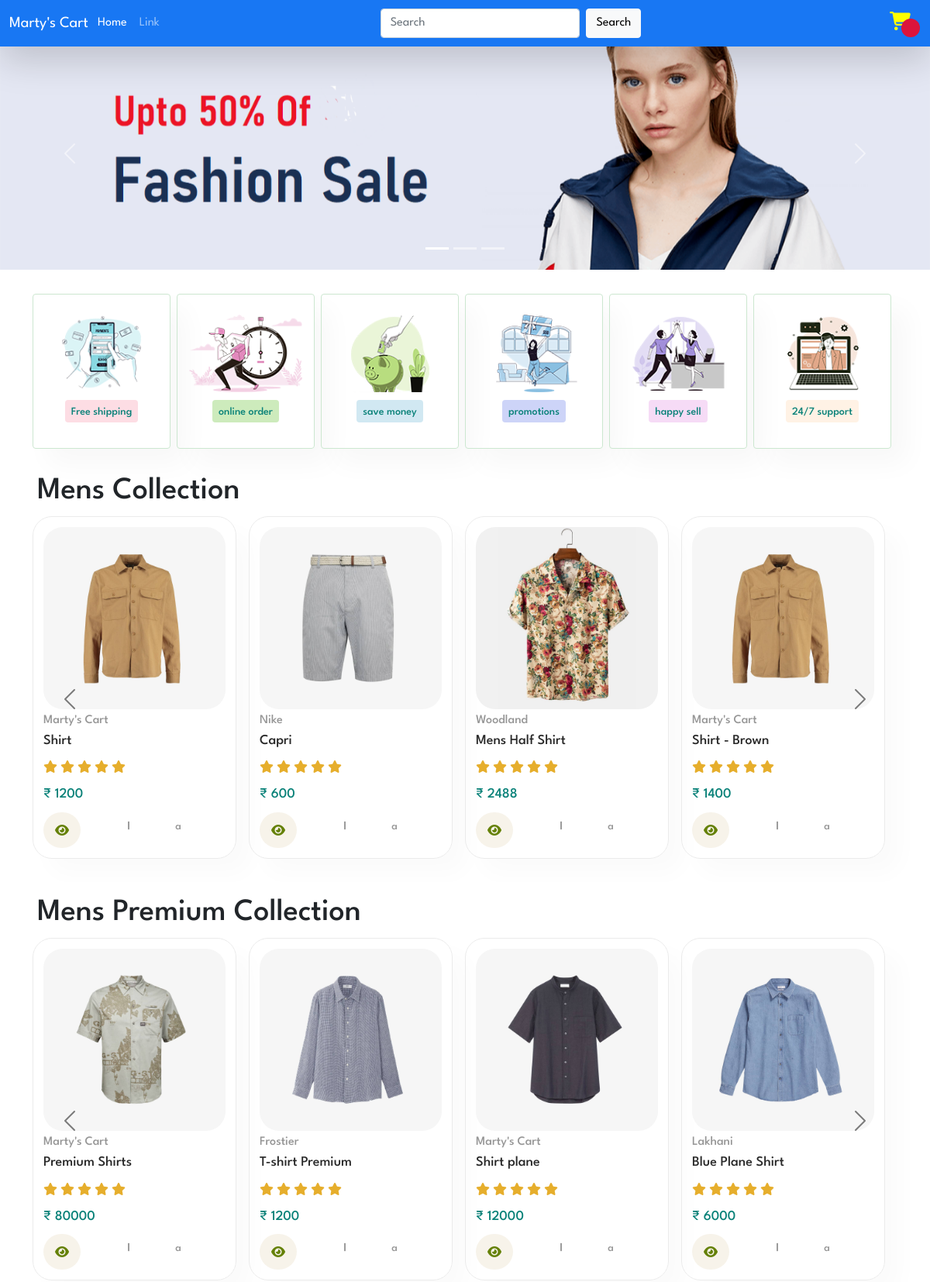
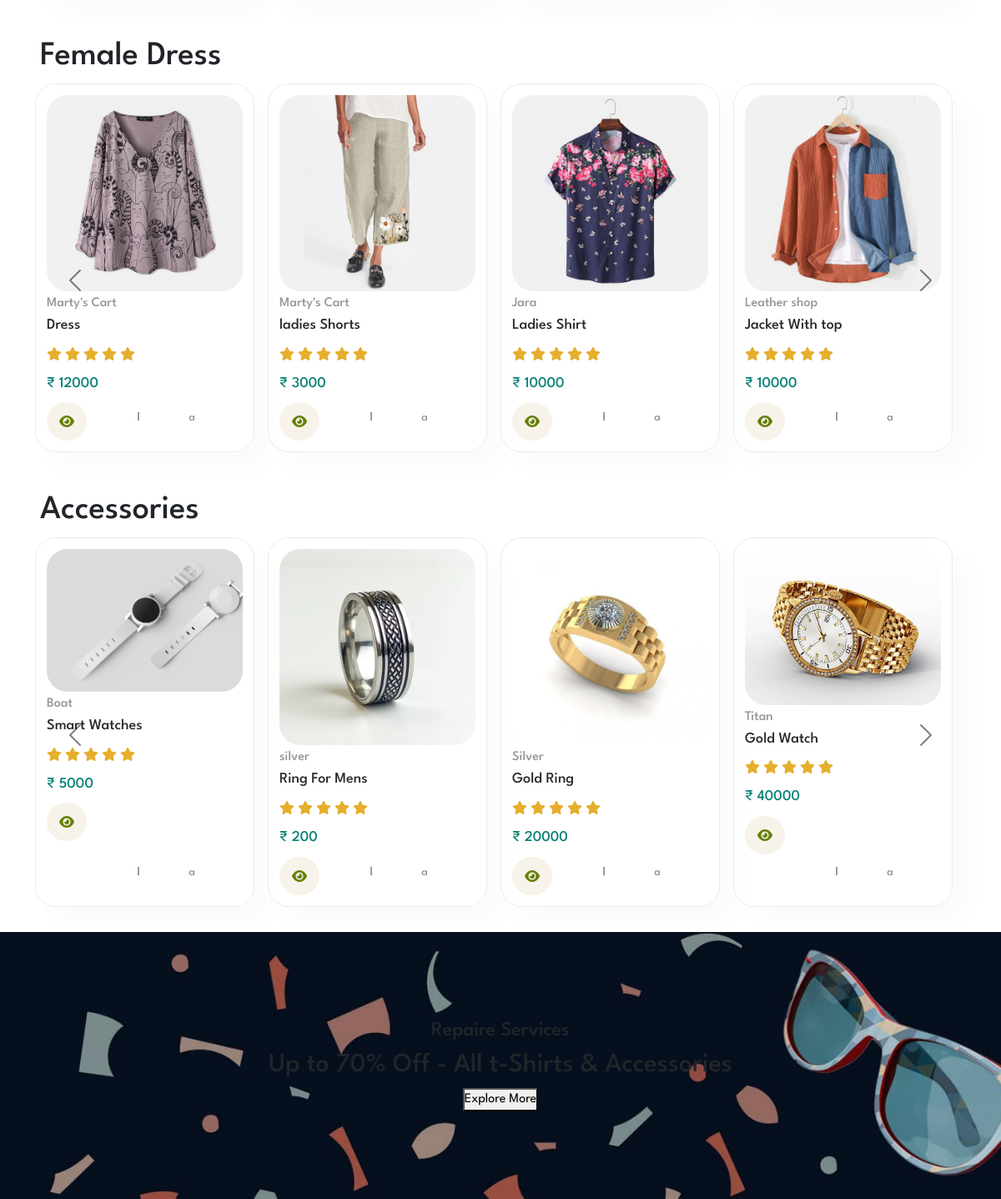
The page / on the database its author committed (2 pictures, top to bottom).
### shop/models.py (models this page shows, shortened)
class Product(models.Model):
    product_id = models.AutoField
    Product_name = models.CharField(max_length=150)
    category = models.CharField(max_length=50, default="")
    sub_category = models.CharField(max_length=50)
    Brand = models.CharField(max_length=50, default="Marty's Cart")
    price = models.IntegerField()
    desc = models.TextField()
    image = models.ImageField(upload_to="shop/images")
    pub_date = models.DateField()

### shop/views.py (the view)
# urls.py: path("", views.index,name="shop"),
def index(request):
    allprods = []
    catprods = Product.objects.values("category")
    cats = {item['category'] for item in catprods}
    for cat in cats:
        prod = Product.objects.filter(category = cat)
        n = len(prod)
        nslides = n//4 + ceil(n/4 - (n//4))
        allprods.append([prod , range(1,nslides),nslides])
    params = {
        "allprods":allprods
    }
    return render(request, "index.html",params)

### templates/index.html (shortened to what this page needs)
{% extends 'base.html' %} {% block title %}Home{% endblock title %}
{% block body %}
<div id="myCarousel" class="carousel slide mt-5" data-bs-ride="carousel">
  <div class="carousel-indicators">
    <button
      type="button"
      data-bs-target="#myCarousel"
      data-bs-slide-to="0"
      class="active"
      aria-label="Slide 1"
      aria-current="true"
    ></button>
    <button
      type="button"
      data-bs-target="#myCarousel"
      data-bs-slide-to="1"
      aria-label="Slide 2"
      class=""
    ></button>
    <button
      type="button"
      data-bs-target="#myCarousel"
      data-bs-slide-to="2"
      aria-label="Slide 3"
      class=""
    ></button>
  </div>
  <div class="carousel-inner">
    <div class="carousel-item active">
      <img
        src="../static/images/hero5.png"
        height="300px"
        style="object-fit: cover"
        class="d-block w-100"
        alt="..."
      />
    </div>
  <button
    class="carousel-control-prev"
    type="button"
    data-bs-target="#myCarousel"
    data-bs-slide="prev"
  >
    <span class="carousel-control-prev-icon" aria-hidden="true"></span>
  </button>
  <button
    class="carousel-control-next"
    type="button"
    data-bs-target="#myCarousel"
    data-bs-slide="next"
  >
    <span class="carousel-control-next-icon" aria-hidden="true"></span>
  </button>
  </div>
</div>
<div class="container">
  <section id="features" class="section-p1 my-3">
    <div class="f-box me-2">
      <img src="../static/images/features/f1.png" alt="free shipping" />
      <h6>Free shipping</h6>
    </div>
    <div class="f-box me-2">
      <img src="../static/images/features/f2.png" alt="online order" />
      <h6>online order</h6>
    </div>
    <div class="f-box me-2">
      <img src="../static/images/features/f3.png" alt="save money" />
      <h6>save money</h6>
    </div>
    <div class="f-box me-2">
      <img src="../static/images/features/f4.png" alt="promotions" />
      <h6>promotions</h6>
    </div>
    <div class="f-box me-2">
      <img src="../static/images/features/f5.png" alt="happy sell" />
      <h6>happy sell</h6>
    </div>
    <div class="f-box me-2">
      <img src="../static/images/features/f6.png" alt="24/7 support" />
      <h6>24/7 support</h6>
    </div>
  </section>
</div>
{% for products,range,nslides in allprods %}
<h1 class="text-start ms-5 mt-3" style="text-transform: capitalize;">{{products.0.category}}</h1>
<div
  id="carouselExampleControls{{ forloop.counter }}"
  class="carousel carousel-dark slide"
  data-bs-ride="carousel"
>
  <div class="carousel-inner">
    <div class="carousel-item active">
      <div class="card-wrapper container-sm d-flex">
        {% for i in products %}
        <div class="product-cart">
          <div id="imgpr{{i.id}}">
          <img  src="/media/{{i.image}}" alt="product image" />
        </div>
          <span>{{i.Brand}}</span>
          <h4 id="namepr{{i.id}}">{{i.Product_name}}</h4>
          <div class="stars">
            <i class="fa-solid fa-star"></i>
            <i class="fa-solid fa-star"></i>
            <i class="fa-solid fa-star"></i>
            <i class="fa-solid fa-star"></i>
            <i class="fa-solid fa-star"></i>
          </div>
          <h4 class="price"> &#8377 {{i.price}}</h4>
          <div class="btns">
            <button class="button cart" id="pr{{product.id}}">
              <span>a</span>
              <div class="cart">
              </div>
          </button>
          <a  href="products/{{i.id}}" class="view" id="pr{{i.id}}" style="cursor: pointer;"><i class="fa-solid fa-eye"></i></a>
        </div>
        </div>
        {% if forloop.counter|divisibleby:4 and forloop.counter > 0 and not forloop.last %}
        </div>
      </div>
      <div class="carousel-item">
        <div class="card-wrapper container-sm d-flex justify-content-around">
        {% endif %}
        {% endfor %}
      </div>
      </div>
    </div>
    <button
    class="carousel-control-prev"
    type="button"
    data-bs-target="#carouselExampleControls{{ forloop.counter }}"
    data-bs-slide="prev"
  >
    <span class="carousel-control-prev-icon" aria-hidden="true"></span>
  </button>
  <button
    class="carousel-control-next"
    type="button"
    data-bs-target="#carouselExampleControls{{ forloop.counter }}"
    data-bs-slide="next"
  >
    <span class="carousel-control-next-icon" aria-hidden="true"></span>
  </button>
</div>
  {% endfor %}
  <section id="off-banner" class="section-m1">
    <h4>Repaire Services</h4>
    <h2>Up to 70% Off - All t-Shirts &amp; Accessories</h2>
    <button class="normal">Explore More</button>
  </section>
  {% endblock body %}

### templates/base.html (shortened to what this page needs)
<!DOCTYPE html>
<html lang="en">
  <head>
    <link
      href="https://cdn.jsdelivr.net/npm/bootstrap@5.0.2/dist/css/bootstrap.min.css"
      rel="stylesheet"
    />
    <link rel="stylesheet" href="../static/css/addtocart.css" />
    <link rel="stylesheet" href="../static/css/main.css" />
    <link rel="stylesheet" href="../static/css/styles.css" />
  </head>
  <body>
    <nav
      class="navbar navbar-expand-lg navbar-dark shadow-lg"
      style="
        background: #1877f3;
        position: fixed;
        top: 0;
        left: 0;
        z-index: 11;
        width: 100%;
      "
    >
      <div class="container-fluid">
        <a class="navbar-brand" href="/">Marty's Cart</a>
        <div class="collapse navbar-collapse row" id="navbarSupportedContent">
          <ul class="navbar-nav me-auto mb-2 mb-lg-0 col-4">
            <li class="nav-item">
              <a class="nav-link active" aria-current="page" href="/">Home</a>
            </li>
            <li class="nav-item">
              <a class="nav-link" href="#">Link</a>
            </li>
          </ul>
          <form class="d-flex col-4" role="search">
            <input
              class="form-control me-2"
              type="search"
              placeholder="Search"
              aria-label="Search"
            />
            <button class="btn btn-light" type="submit">Search</button>
          </form>
          <div class="buttons col-4 text-end">
            <button
              type="button"
              data-bs-html="true"
              class="btn"
              data-bs-container="body"
              data-bs-toggle="popover"
              data-bs-placement="bottom"
              id="popcart"
              sanitize="false"
            >
            <i class="fa-solid fa-cart-shopping buy-icon"></i><span id="cart-num"></span>
            </button>
          </div>
        </div>
      </div>
    </nav>
    {% block body %}{% endblock body %}
  </body>
</html>

### static/css/addtocart.css (style rules this page uses)
.button { --background: rgb(255, 209, 6); --text: #000; --cart: #000; --tick: var(--background); position: relative; border: none; background: none; padding: 15px; border-radius: 50px; -webkit-appearance: none; -webkit-tap-highlight-color: transparent; -webkit-mask-image: -webkit-radial-gradient(white, black); overflow: hidden; cursor: pointer; text-align: center; min-width: 144px; color: var(--text); background: var(--background); transform: scale(var(--scale, 1)); transition: transform 0.4s cubic-bezier(0.36, 1.01, 0.32, 1.27); }
.button span { font-size: 14px; font-weight: 500; display: block; position: relative; padding-left: 24px; margin-left: -8px; line-height: 26px; transform: translateY(var(--span-y, 0)); transition: transform 0.7s ease; }
.button span:before, .button span:after { content: ""; width: var(--w, 2px); height: var(--h, 14px); border-radius: 1px; position: absolute; left: var(--l, 8px); top: var(--t, 6px); background: currentColor; transform: scale(0.75) rotate(var(--icon-r, 0deg)) translateY(var(--icon-y, 0)); transition: transform 0.65s ease 0.05s; }
.button .cart { position: absolute; left: 50%; top: 50%; margin: -13px 0 0 -18px; transform-origin: 12px 23px; transform: translateX(-120px) rotate(-18deg); }
.button .cart:before, .button .cart:after { content: ""; position: absolute; }
.button .cart:before { width: 6px; height: 6px; border-radius: 50%; box-shadow: inset 0 0 0 2px var(--cart); bottom: 0; left: 9px; filter: drop-shadow(11px 0 0 var(--cart)); }
.button .cart:after { width: 16px; height: 9px; background: var(--cart); left: 9px; bottom: 7px; transform-origin: 50% 100%; transform: perspective(4px) rotateX(-6deg) scaleY(var(--fill, 0)); transition: transform 1.2s ease var(--fill-d); }
html { box-sizing: border-box; -webkit-font-smoothing: antialiased; }
* { box-sizing: inherit; }
*:before, *:after { box-sizing: inherit; }

### static/css/main.css (style rules this page uses)
* { margin: 0; padding: 0; box-sizing: border-box; font-family: "League Spartan", sans-serif; }
.product-cart { width: 280px; border: 1px solid #ebebeb; padding: 13px; margin-bottom: 30px; margin-right: 1rem; border-radius: 25px; position: relative; box-shadow: 20px 20px 30px rgba(0, 0, 0, 0.02); transition: box-shadow 0.2s; }
.product-cart img { width: 100%; border-radius: 25px; }
.product-cart span { color: #969696; font-weight: 500; line-height: 30px; }
.product-cart h4 { font-size: 18px; color: rgb(41, 41, 41); }
.product-cart .stars { color: #e6ae2c; padding: 6px 0; }
.product-cart .price { color: #088178; padding: 4px 0; }
.product-cart .cart { border: none; background: none; position: absolute; right: 10px; bottom: 10px; }
section#off-banner { background-image: url(../images/b2.jpg); background-size: cover; width: 100%; height: 40vh; display: flex; align-items: center; justify-content: center; flex-direction: column; }

### static/css/styles.css (style rules this page uses)
#features { display: flex; align-items: center; justify-content: space-around; }
#features .f-box { width: 180px; text-align: center; padding: 25px 15px; box-shadow: 20px 20px 34px rgba(0, 0, 0, 0.03); border: 1px solid #cce7d0; border-radius: 4px; margin: 15px 0; transition: box-shadow 0.3s; }
#features .f-box img { width: 100%; margin-bottom: 10px; }
#features .f-box h6 { display: inline-block; padding: 9px 8px 6px 8px; line-height: 1; font-size: 14px; border-radius: 4px; color: #088178; background-color: #fddde4; }
#features .f-box:nth-child(2) h6 { background-color: #cdebbc; }
#features .f-box:nth-child(3) h6 { background-color: #d1e8f2; }
#features .f-box:nth-child(4) h6 { background-color: #cdd4f8; }
#features .f-box:nth-child(5) h6 { background-color: #f6dbf6; }
#features .f-box:nth-child(6) h6 { background-color: #fff2e5; }
.cart { border: none; background: none; }

### templates/base.html (style rules this page uses)
.btns .fa-eye { color: #658108; background-color: #e9dfc75e; padding: 15px; border-radius: 50px; }
#popcart { position: relative; }
#popcart i { font-size: 1.5rem; color: yellow; }
#popcart span { display: flex; justify-content: center; align-items: center; padding: 12px; padding-top: 12px; position: absolute; top: 15px; right: 0px; color: #fff; background-color: crimson; font-size: 0.8rem; border-radius: 50px; height: 20px; width: 20px; }

### rows shown on the page
Product: category "Mens Collection", image (picture), Brand "Marty's Cart", Product_name "Shirt", price "1200"
Product: image (picture), Brand "Nike", Product_name "Capri", price "600"
Product: image (picture), Brand "Woodland", Product_name "Mens Half Shirt", price "2488"
Product: image (picture), Brand "Marty's Cart", Product_name "Shirt - Brown", price "1400"
Product: category "Mens Premium Collection", image (picture), Brand "Marty's Cart", Product_name "Premium Shirts", price "80000"
Product: image (picture), Brand "Frostier", Product_name "T-shirt Premium", price "1200"
Product: image (picture), Brand "Marty's Cart", Product_name "Shirt plane", price "12000"
Product: image (picture), Brand "Lakhani", Product_name "Blue Plane Shirt", price "6000"
Product: category "Female Dress", image (picture), Brand "Marty's Cart", Product_name "Dress", price "12000"
Product: image (picture), Brand "Marty's Cart", Product_name "ladies Shorts", price "3000"
Product: image (picture), Brand "Jara", Product_name "Ladies Shirt", price "10000"
Product: image (picture), Brand "Leather shop", Product_name "Jacket With top", price "10000"
Product: category "Accessories", image (picture), Brand "Boat", Product_name "Smart Watches", price "5000"
Product: image (picture), Brand "silver", Product_name "Ring For Mens", price "200"
Product: image (picture), Brand "Silver", Product_name "Gold Ring", price "20000"
Product: image (picture), Brand "Titan", Product_name "Gold Watch", price "40000"
